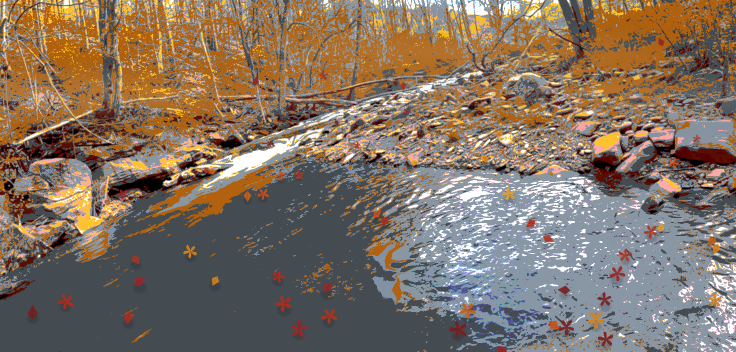
#> input picture assets/seasons/autumn/0.webp, 1472 x 704 px (shown at 1/2 size); its folder holds only this picture in this run
$ python season_style.py --season spring --input ../../../../assets/seasons/autumn/0.webp --outdir out
#> lines starting #> are read from the running program, lines starting #| are printed output that depends on the picture; after the words box and inside, x2 and y2 are one past the last pixel; in counts of white or black regions, pixels touching at a corner belong together
#!/usr/bin/env python3
# /// script
# requires-python = ">=3.9"
# dependencies = ["numpy", "pillow"]
# ///
"""Apply a seasonal feel (spring / summer / autumn / winter) to game-art assets.

Works on photographic / posterized scene art with foliage, water and rock, and on
transparent foreground overlays (e.g. an arm + rod). Backgrounds get a full
recolor plus drifting scene elements; transparent overlays get only a subtle
matching colour grade so their lighting stays consistent with the scene.

Inputs may be PNG / JPEG / WebP; output is always written as lossless WebP
(matching the game's `.webp` assets), preserving dimensions and alpha exactly.

The inline script metadata above lets `uv run` install numpy + Pillow
automatically — no manual venv or pip:
    uv run season_style.py --season autumn --input ./assets --outdir ./out --backup
    uv run season_style.py --season winter --input a.webp b.webp --outdir ./out
    uv run season_style.py --season spring --input fg.webp --outdir ./out --as-foreground

Run `uv run season_style.py --help` for all options.
"""
import argparse, math, os, random, sys
import numpy as np
from PIL import Image, ImageDraw, ImageFilter

SEASONS = ("spring", "summer", "autumn", "winter")

def to_hsv(rgb):
    r, g, b = rgb[..., 0], rgb[..., 1], rgb[..., 2]
    mx = rgb.max(-1); mn = rgb.min(-1)
    df = mx - mn
    dfs = np.where(df > 1e-6, df, 1.0)
    h = np.zeros_like(mx)
    rm = mx == r; gm = (mx == g) & ~rm; bm = (mx == b) & ~rm & ~gm
    h = np.where(rm, ((g - b) / dfs) % 6, h)
    h = np.where(gm, ((b - r) / dfs) + 2, h)
    h = np.where(bm, ((r - g) / dfs) + 4, h)
    h = np.where(df > 1e-6, h / 6.0, 0.0)
    s = np.where(mx > 1e-6, df / np.where(mx > 1e-6, mx, 1.0), 0.0)
    return h, s, mx

def to_rgb(h, s, v):
    i = np.floor(h * 6).astype(int)
    f = h * 6 - i
    p = v * (1 - s); q = v * (1 - f * s); t = v * (1 - (1 - f) * s)
    i = i % 6
    r = np.choose(i, [v, q, p, p, t, v])
    g = np.choose(i, [t, v, v, q, p, p])
    b = np.choose(i, [p, p, t, v, v, q])
    return np.clip(np.stack([r, g, b], -1), 0, 1)

def masks(h, s, v):
    """Segment a scene into foliage / rock / water by colour."""
    foliage = (h > 0.16) & (h < 0.50) & (s > 0.07)
    rock = (((h < 0.13) | (h > 0.95)) & (s > 0.10) & (s < 0.70)
            & (v > 0.20) & (v < 0.92)) & ~foliage
    water = (s < 0.12) & (v > 0.08) & (v < 0.78) & ~foliage & ~rock
    return foliage, rock, water

def recolor_background(rgb, season):
    h, s, v = to_hsv(rgb)
    fol, rock, water = masks(h, s, v)
    H, S, V = h.copy(), s.copy(), v.copy()
    if season == "autumn":
        vt = np.clip((v - 0.20) / 0.62, 0, 1)
        H[fol] = (0.005 + 0.115 * vt ** 1.25)[fol]
        S[fol] = np.clip(s[fol] * 0.6 + 0.62, 0, 0.97)
        V[fol] = np.clip(v[fol] * 1.05, 0, 1)
        S[rock] = s[rock] * 0.40; H[rock] = 0.60; V[rock] = v[rock] * 0.97
        H[water] = 0.58; S[water] = np.clip(s[water] + 0.16, 0, 0.42); V[water] = v[water] * 0.96
    elif season == "winter":
        H[fol] = np.where(v[fol] > 0.55, 0.60, 0.08)
        S[fol] = np.where(v[fol] > 0.55, 0.04, s[fol] * 0.25)
        V[fol] = np.clip(np.where(v[fol] > 0.55, v[fol] * 1.15 + 0.05, v[fol] * 0.85), 0, 1)
        S[rock] = s[rock] * 0.30; H[rock] = 0.60; V[rock] = np.clip(v[rock] * 1.08, 0, 1)
        H[water] = 0.60; S[water] = np.clip(s[water] + 0.20, 0, 0.45); V[water] = v[water] * 0.82
    elif season == "spring":
        H[fol] = 0.27; S[fol] = np.clip(s[fol] * 0.7 + 0.45, 0, 0.9); V[fol] = np.clip(v[fol] * 1.12, 0, 1)
        S[rock] = s[rock] * 0.7; V[rock] = np.clip(v[rock] * 1.03, 0, 1)
        H[water] = 0.52; S[water] = np.clip(s[water] + 0.20, 0, 0.5); V[water] = np.clip(v[water] * 1.06, 0, 1)
    elif season == "summer":
        H[fol] = 0.30; S[fol] = np.clip(s[fol] * 0.7 + 0.55, 0, 0.95); V[fol] = np.clip(v[fol] * 0.95, 0, 1)
        S[rock] = np.clip(s[rock] * 0.9 + 0.03, 0, 1); H[rock] = np.clip(h[rock] * 0 + 0.09, 0, 1)
        H[water] = 0.50; S[water] = np.clip(s[water] + 0.18, 0, 0.5); V[water] = np.clip(v[water] * 1.05, 0, 1)
    return to_rgb(H, S, V)

def grade_foreground(rgb, season):
    lum = rgb.mean(-1, keepdims=True)
    shadow = np.clip(1 - lum, 0, 1)
    out = rgb.copy()
    if season in ("autumn", "winter"):
        out[..., 0:1] = np.clip(out[..., 0:1] - 0.035 * shadow, 0, 1)
        out[..., 2:3] = np.clip(out[..., 2:3] + 0.055 * shadow, 0, 1)
        mn = out.min(-1, keepdims=True); out = out * 0.94 + mn * 0.06
        if season == "winter":
            out = np.clip(out * 1.04, 0, 1)
    else:
        out[..., 0:1] = np.clip(out[..., 0:1] + 0.04 * shadow, 0, 1)
        out[..., 2:3] = np.clip(out[..., 2:3] - 0.025 * shadow, 0, 1)
    return np.clip(out, 0, 1)

def _maple(size, color):
    S = size * 4
    im = Image.new("RGBA", (S, S), (0, 0, 0, 0)); d = ImageDraw.Draw(im)
    cx, cy = S / 2, S * 0.55; pts = []
    for i in range(0, 361, 6):
        a = math.radians(i)
        r = (0.40 + 0.30 * math.cos(5 * a) + 0.05 * math.cos(2 * a)) * S * 0.9
        pts.append((cx + r * math.sin(a), cy - r * math.cos(a)))
    d.polygon(pts, fill=color + (255,))
    d.line([(cx, cy + 0.30 * S), (cx, cy + 0.5 * S)], fill=(90, 55, 30, 255), width=max(2, S // 40))
    dark = tuple(max(0, int(c * 0.6)) for c in color) + (170,)
    for ang in (-40, -20, 0, 20, 40):
        a = math.radians(ang)
        d.line([(cx, cy), (cx + 0.55 * S * math.sin(a), cy - 0.6 * S * math.cos(a))], fill=dark, width=max(1, S // 70))
    return im.resize((size, size), Image.LANCZOS)

def _petal(size, color):
    S = size * 4
    im = Image.new("RGBA", (S, S), (0, 0, 0, 0)); d = ImageDraw.Draw(im)
    d.polygon([(S*0.5, S*0.05), (S*0.78, S*0.45), (S*0.5, S*0.95), (S*0.22, S*0.45)], fill=color + (255,))
    return im.resize((size, size), Image.LANCZOS)

def _dot(size, color, alpha=255):
    S = size * 4
    im = Image.new("RGBA", (S, S), (0, 0, 0, 0)); d = ImageDraw.Draw(im)
    d.ellipse([S*0.1, S*0.1, S*0.9, S*0.9], fill=color + (alpha,))
    return im.resize((size, size), Image.LANCZOS)

SEASON_PALETTE = {
    "autumn": [(176,42,28),(201,78,24),(214,128,26),(168,52,30),(224,156,40),(150,38,40),(196,96,22),(120,30,28)],
    "spring": [(244,196,212),(250,228,236),(236,170,196),(255,240,245),(238,202,150)],
    "summer": [(255,236,170),(250,224,150),(255,246,210)],
    "winter": [(248,250,252),(232,240,248),(255,255,255)],
}

def add_elements(img, season, rng):
    W, H = img.size
    arr = np.asarray(img.convert("RGBA")).astype(np.float32) / 255.0
    h, s, v = to_hsv(arr[..., :3])
    yy = np.arange(H)[:, None] / H
    water = (s < 0.30) & (v > 0.10) & (v < 0.75) & (yy > 0.30)
    pal = SEASON_PALETTE[season]
    overlay = Image.new("RGBA", (W, H), (0, 0, 0, 0))
    atmos = Image.new("RGBA", (W, H), (0, 0, 0, 0)); ad = ImageDraw.Draw(atmos)
    wash = {"autumn": (214,224,230,40), "winter": (220,232,244,55),
            "spring": (255,250,235,32), "summer": (255,240,200,34)}[season]
    band = int(H * (0.45 if season == "summer" else 0.32))
    for _ in range(7):
        cx = rng.randint(0, W); cy = rng.randint(int(H * 0.08), band)
        rw = rng.randint(W // 5, W // 2); rh = rng.randint(20, 60)
        ad.ellipse([cx - rw, cy - rh, cx + rw, cy + rh], fill=wash)
    overlay.alpha_composite(atmos.filter(ImageFilter.GaussianBlur(28)))
    if season in ("autumn", "spring"):
        make = _maple if season == "autumn" else _petal
        placed = tries = 0; target = rng.randint(46, 64)
        while placed < target and tries < target * 40:
            tries += 1
            x = rng.randint(0, W - 1); y = rng.randint(int(H * 0.34), H - 1)
            if not water[min(y, H - 1), min(x, W - 1)]:
                continue
            depth = (y - H * 0.34) / (H - H * 0.34)
            sz = int(rng.uniform(13, 20) + depth * 16)
            sp = make(sz, rng.choice(pal)).rotate(rng.uniform(0, 360), expand=True, resample=Image.BICUBIC)
            sh = Image.new("RGBA", sp.size, (0, 0, 0, 0)); ImageDraw.Draw(sh).ellipse(
                [sp.size[0]*0.2, sp.size[1]*0.45, sp.size[0]*0.8, sp.size[1]*0.95], fill=(10,18,24,45))
            overlay.alpha_composite(sh.filter(ImageFilter.GaussianBlur(2)),
                                    (x - sp.size[0]//2, y - sp.size[1]//2 + max(2, sz//5)))
            a = np.asarray(sp).astype(np.float32); a[..., 3] *= 0.92
            overlay.alpha_composite(Image.fromarray(a.astype(np.uint8), "RGBA"),
                                    (x - sp.size[0]//2, y - sp.size[1]//2))
            placed += 1
        for _ in range(rng.randint(7, 11)):
            x = rng.randint(int(W*0.05), int(W*0.95)); y = rng.randint(int(H*0.05), int(H*0.45))
            sz = rng.randint(10, 20)
            sp = make(sz, rng.choice(pal)).rotate(rng.uniform(0, 360), expand=True, resample=Image.BICUBIC)
            overlay.alpha_composite(sp.filter(ImageFilter.GaussianBlur(0.6)), (x - sp.size[0]//2, y - sp.size[1]//2))
    elif season == "winter":
        for _ in range(rng.randint(150, 220)):
            x = rng.randint(0, W - 1); y = rng.randint(0, H - 1)
            sz = rng.randint(2, 7); blur = rng.random() < 0.3
            fl = _dot(sz, rng.choice(pal), alpha=rng.randint(170, 235))
            if blur: fl = fl.filter(ImageFilter.GaussianBlur(1.1))
            overlay.alpha_composite(fl, (x - sz//2, y - sz//2))
    elif season == "summer":
        for _ in range(rng.randint(60, 100)):
            x = rng.randint(0, W - 1); y = rng.randint(0, H - 1)
            sz = rng.randint(3, 9)
            mote = _dot(sz, rng.choice(pal), alpha=rng.randint(70, 150)).filter(ImageFilter.GaussianBlur(1.4))
            overlay.alpha_composite(mote, (x - sz//2, y - sz//2))
    return Image.alpha_composite(img.convert("RGBA"), overlay)

def is_foreground(img, threshold=0.05):
    if img.mode != "RGBA":
        return False
    a = np.asarray(img)[..., 3]
    return (a < 128).mean() > threshold

def process(path, season, outdir, force=None, do_elements=True, seed=0):
    img = Image.open(path)
    name = os.path.basename(path)
    fg = (force == "foreground") or (force is None and is_foreground(img.convert("RGBA")))
    if fg:
        rgba = np.asarray(img.convert("RGBA")).astype(np.float32) / 255.0
        rgb = grade_foreground(rgba[..., :3], season)
        out = np.concatenate([rgb, rgba[..., 3:]], -1)
        result = Image.fromarray((out * 255).astype(np.uint8), "RGBA")
        kind = "foreground"
    else:
        rgb = np.asarray(img.convert("RGB")).astype(np.float32) / 255.0
        result = Image.fromarray((recolor_background(rgb, season) * 255).astype(np.uint8), "RGB")
        if do_elements:
            result = add_elements(result, season, random.Random(seed)).convert("RGB")
        kind = "background"
    os.makedirs(outdir, exist_ok=True)
    # always export WebP (lossless keeps alpha edges + recolor crisp, like the game assets)
    outname = os.path.splitext(name)[0] + ".webp"
    result.save(os.path.join(outdir, outname), "WEBP", lossless=True, quality=100, method=6)
    print(f"  {name:18} -> {outname} ({season}, {kind})")

def collect(inputs):
    files = []
    for p in inputs:
        if os.path.isdir(p):
            files += [os.path.join(p, f) for f in sorted(os.listdir(p))
                      if f.lower().endswith((".png", ".jpg", ".jpeg", ".webp"))]
        else:
            files.append(p)
    return files

def main():
    ap = argparse.ArgumentParser(description="Apply a seasonal feel to game-art assets.")
    ap.add_argument("--season", required=True, choices=SEASONS)
    ap.add_argument("--input", required=True, nargs="+", help="image file(s) or a directory")
    ap.add_argument("--outdir", required=True, help="where to write restyled images")
    ap.add_argument("--backup", action="store_true", help="copy originals into <outdir>/originals/")
    ap.add_argument("--no-elements", action="store_true", help="recolor only; skip drifting elements")
    ap.add_argument("--as-foreground", action="store_true", help="force overlay grade on every file")
    ap.add_argument("--as-background", action="store_true", help="force full scene treatment on every file")
    ap.add_argument("--seed", type=int, default=7, help="RNG seed for element placement")
    args = ap.parse_args()
    force = "foreground" if args.as_foreground else "background" if args.as_background else None
    files = collect(args.input)
    if not files:
        sys.exit("No images found.")
    if args.backup:
        import shutil
        bdir = os.path.join(args.outdir, "originals"); os.makedirs(bdir, exist_ok=True)
        for f in files:
            shutil.copy2(f, os.path.join(bdir, os.path.basename(f)))
    print(f"Styling {len(files)} asset(s) -> {args.season}")
    for i, f in enumerate(files):
        process(f, args.season, args.outdir, force, not args.no_elements, args.seed + i * 7)
#> in process, img is the input picture: PIL image 1472x704 RGB; mean R, G, B 130.2, 113.9, 99
#> in is_foreground, `a = np.asarray(img)[..., 3]`: a: shape (704, 1472); every value is 255
#> in process, `fg = (force == "foreground") or (force is None and is_foreground(img.c..`: fg = False
#> in to_hsv, `rm = mx == r`:
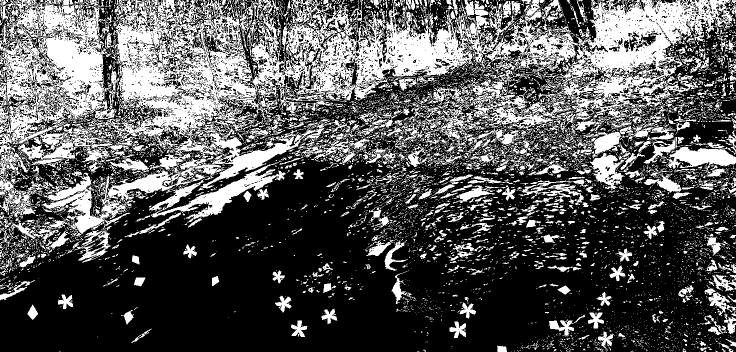
#> rm: shape (704, 1472) bool (shown at 1/2 size); 34.8% white; 8299 white regions (7446 under 20 px), largest, box (x1, y1, x2, y2) and area: (0, 0, 1466, 525) 232407, (298, 321, 571, 455) 7726, (1331, 293, 1472, 340) 3842
#> in to_hsv, `gm = (mx == g) & ~rm`: gm: shape (704, 1472) bool; 0.51% white in thin lines or dots
#> in to_hsv, `bm = (mx == b) & ~rm & ~gm`: bm: shape (704, 1472) bool; 64.7% white; 9144 black regions (8275 under 20 px), largest, box (x1, y1, x2, y2) and area: (0, 0, 1466, 525) 234503, (298, 321, 571, 455) 7726, (1331, 293, 1472, 340) 3842
#> in masks, `foliage = (h > 0.16) & (h < 0.50) & (s > 0.07)`: foliage: shape (704, 1472) bool; 0% white in thin lines or dots, all inside (x1, y1, x2, y2) = (462, 294, 1087, 632)
#> in masks, `rock = (((h < 0.13) | (h > 0.95)) & (s > 0.10) & (s < 0.70) & (v > 0.2..`: rock: shape (704, 1472) bool; 0.52% white in thin lines or dots
#> in masks, `water = (s < 0.12) & (v > 0.08) & (v < 0.78) & ~foliage & ~rock`:
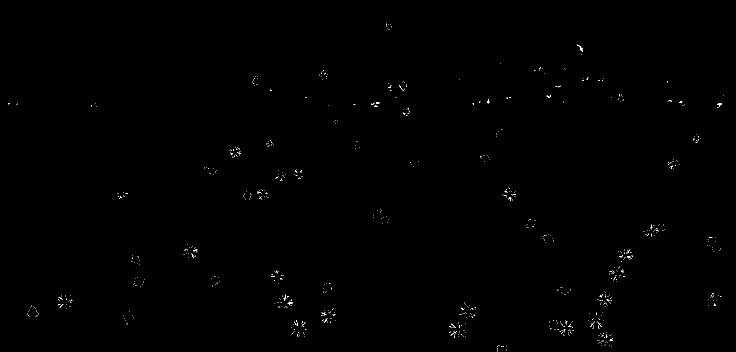
#> water: shape (704, 1472) bool (shown at 1/2 size); 0.19% white in thin lines or dots
#> in recolor_background, `H[fol] = 0.27`: H: shape (704, 1472) float32; min 0, max 0.999, mean 0.409
#> in recolor_background, `S[fol] = np.clip(s[fol] * 0.7 + 0.45, 0, 0.9)`: S: shape (704, 1472) float32; min 0, max 1, mean 0.36
#> in recolor_background, `V[fol] = np.clip(v[fol] * 1.12, 0, 1)`: V: shape (704, 1472) float32; min 0, max 1, mean 0.563
#> in recolor_background, `S[rock] = s[rock] * 0.7`: S: shape (704, 1472) float32; min 0, max 1, mean 0.359
#> in recolor_background, `V[rock] = np.clip(v[rock] * 1.03, 0, 1)`: V: shape (704, 1472) float32; min 0, max 1, mean 0.563
#> in recolor_background, `H[water] = 0.52`:
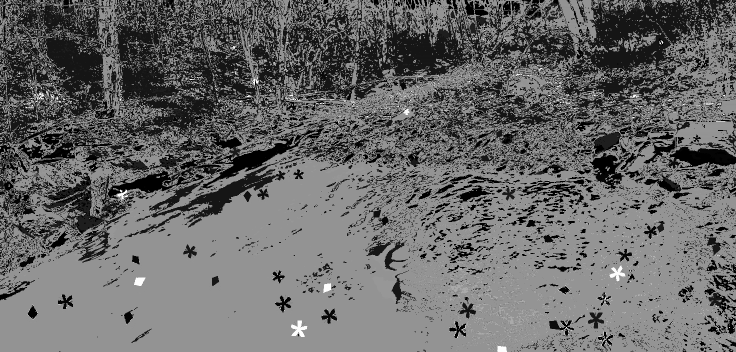
#> H: shape (704, 1472) float32 (shown at 1/2 size); min 0, max 0.999, mean 0.408
#> in recolor_background, `S[water] = np.clip(s[water] + 0.2, 0, 0.5)`:
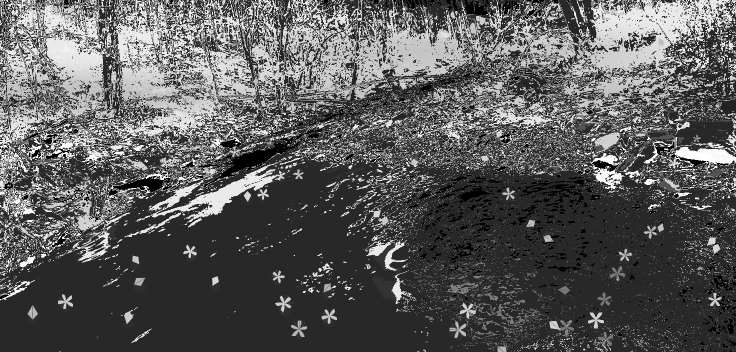
#> S: shape (704, 1472) float32 (shown at 1/2 size); min 0, max 1, mean 0.36
#> in recolor_background, `V[water] = np.clip(v[water] * 1.06, 0, 1)`: V: shape (704, 1472) float32; min 0, max 1, mean 0.563
#> in to_rgb, `i = np.floor(h * 6).astype(int)`:
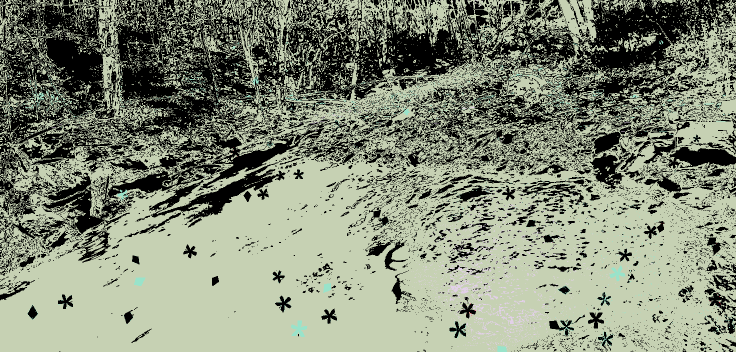
#> i: shape (704, 1472) int64 (shown at 1/2 size); 5 distinct labels, from 0 to 5; one colour per label, 0 black
#> in to_rgb, `f = h * 6 - i`:
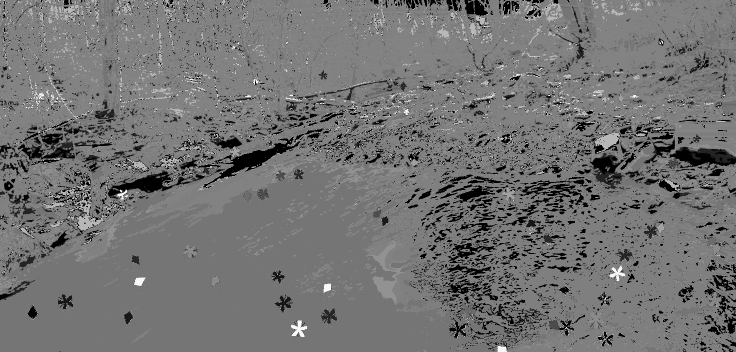
#> f: shape (704, 1472) float64 (shown at 1/2 size); min 0, max 0.992, mean 0.452
#> in to_rgb, `q = v * (1 - f * s)`:
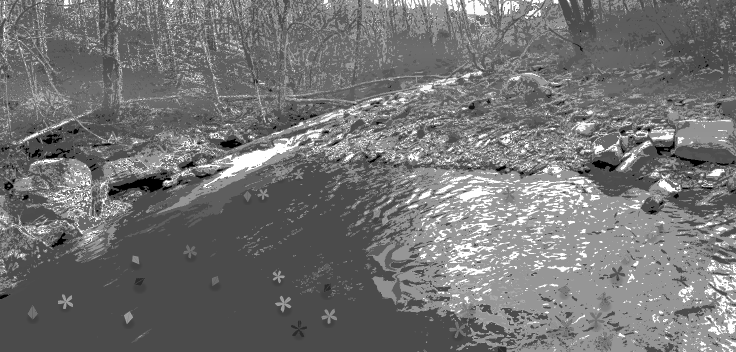
#> q: shape (704, 1472) float64 (shown at 1/2 size); min 0, max 1, mean 0.452
#> in to_hsv (call 2), `rm = mx == r`: rm: shape (704, 1472) bool; 34.8% white; 8277 white regions (7423 under 20 px), largest, box (x1, y1, x2, y2) and area: (0, 0, 1466, 525) 232352, (298, 321, 571, 455) 7723, (1331, 293, 1472, 340) 3830
#> after the loop in add_elements, `while placed < target and tries < target * 40:`: placed = 64; tries = 79
    print("Done.")

if __name__ == "__main__":
    main()
